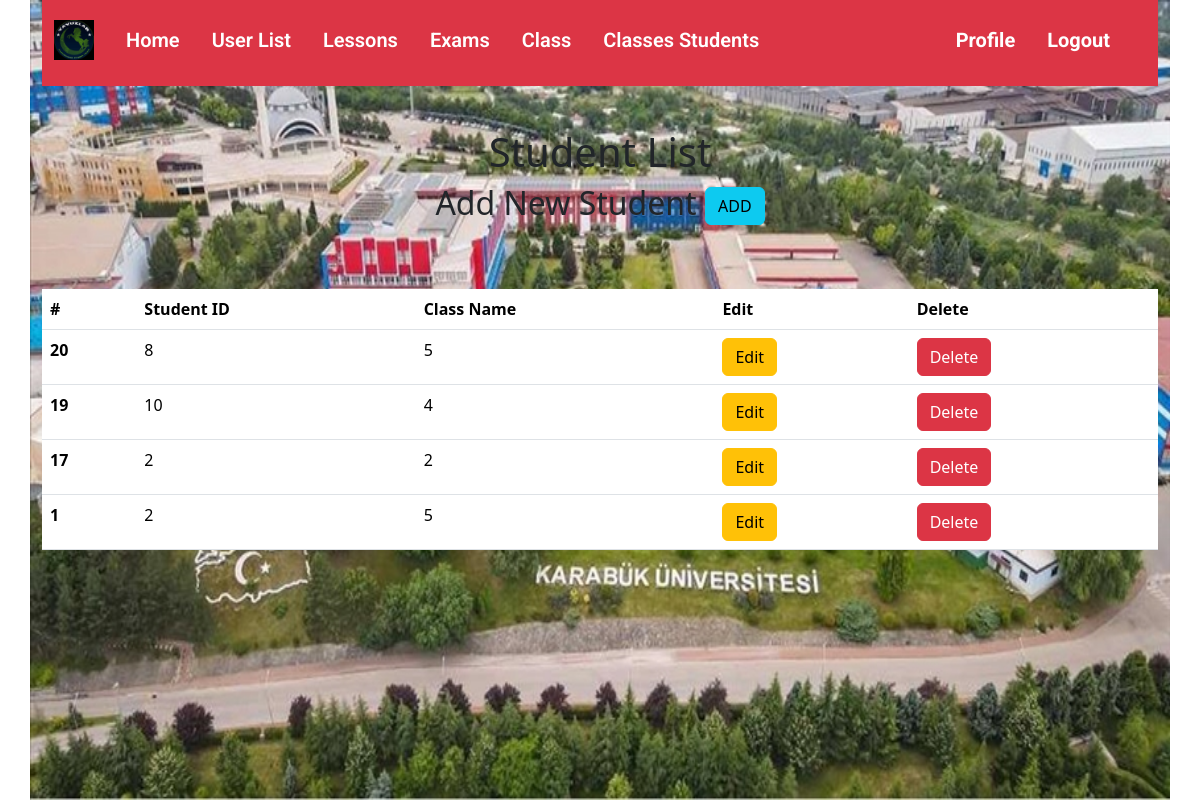
Screenshot of /classesStudents.php (signed in) with the database file from the repository.
### tables this page shows
CREATE TABLE `t_classes_students` (
  `id` int(11) NOT NULL,
  `student_id` int(11) NOT NULL,
  `class_id` int(11) NOT NULL
);

### dbconnect.php (called while the page is built, shortened)
<?php
$sName = "db";
$uName = "admin";
$pass = "admin";
$db_name = "obsdb";
try {
    $conn = new PDO("mysql:host=$sName;dbname=$db_name", $uName, $pass);
    $conn->setAttribute(PDO::ATTR_ERRMODE, PDO::ERRMODE_EXCEPTION);
    } catch(PDOException $e) {
    echo "Connection failed: " . $e->getMessage();
exit;
    }
    $usersTable = "t_classes_students";
	$obsdb = $conn->prepare("SELECT * FROM $usersTable ORDER BY id DESC");
	$obsdb->execute();
	$ClassesStudents = $obsdb->fetchAll(PDO::FETCH_ASSOC);
    ?>

### classesStudents.php (the view, shortened to what this page needs)
<?php
include "dbconnect.php";
if (isset($_SESSION['id']) && isset($_SESSION['role']) && (isset($_SESSION['role'])=="admin")) {
?>
<!DOCTYPE html>
<html lang="en">
<head>
    <link rel="stylesheet" href="CSS/style.css">
    <link href="https://cdn.jsdelivr.net/npm/bootstrap@5.3.2/dist/css/bootstrap.min.css" rel="stylesheet">
</head>
<body>
    <div class="container container-plus">
        <?php
        include("include/navbar.php");
        ?>
        <div class="row justify-content-center  mt-5">
            <div class="col-md-8">
                <div class="text-center">
                    <h1>Student List</h1>
                    <h2><p>Add New Student <a href="AddclassesStudent.php" class="btn btn-info" role="button" >ADD</a></p></h2>
                </div>
            </div>
        </div>
        <div class="row">
<div class="col-md-12 mt-5">
<div class="table-wrap">
<table class="table">
<thead class="thead-primary">
<tr>
<th>#</th>
<th>Student ID</th>
<th>Class Name</th>
<th>Edit</th>
<th>Delete</th>
</tr>
</thead>
<tbody>
    <?php
    foreach($ClassesStudents as $classStudents){
    ?>
    <tr>
<th scope="row"><?php echo $classStudents["id"]; ?></th>
<td><?php echo $classStudents["student_id"]; ?></td>
<td><?php echo $classStudents["class_id"]; ?></td>
<td><a href="EditclassesStudents.php?id=<?php echo $classStudents["id"]; ?>" class="btn btn-block btn-warning">Edit</a></td>
<td><a href="app/ClassesStudents/deleteclassesStudents.php?id=<?php echo $classStudents["id"]; ?>" class="btn btn-block btn-danger">Delete</a></td>
</tr>
    <?php
    }
    ?>
</tbody>
</table>
</div>
</div>
</div>
        </div>
</body>
</html>
<?php } else {
    header("Location: login.php");
    exit;
} ?>

### include/navbar.php (shortened to what this page needs)
  <link rel="stylesheet" href="CSS/style.css">
<nav class="navbar navbar-expand-lg bg-light"
  	     id="homeNav">
  <div class="container-fluid bg-danger">
    <a class="navbar-brand" href="#">
    	<img src="img/yavuzlar.jpg" width="40">
    </a>
    <div class="collapse navbar-collapse" id="navbarSupportedContent">
      <ul class="navbar-nav me-auto mb-2 mb-lg-0">
        <li class="nav-item">
          <a class="nav-link fw-semibold" aria-current="page" href="home.php">Home</a>
        </li>
              <?php
              if((isset($_SESSION['role']) == "admin")){
              ?>
		<li class="nav-item">
          <a class="nav-link fw-semibold" href="userlist.php">User List</a>
        </li>
              <?php
              }
              ?>
		<li class="nav-item">
          <a class="nav-link fw-semibold" href="listlesson.php">Lessons</a>
        </li>
		<li class="nav-item">
          <a class="nav-link fw-semibold" href="listExam.php">Exams</a>
        </li>
		<li class="nav-item">
          <a class="nav-link fw-semibold" href="listClass.php">Class</a>
        </li>
		<li class="nav-item">
          <a class="nav-link fw-semibold" href="classesStudents.php">Classes Students</a>
        </li>
      </ul>
      <ul class="navbar-nav me-right mb-2 mb-lg-0">
	  <li class="nav-item">
          <a class="nav-link fw-bolder" href="profile.php">Profile</a>
        </li>
      	<li class="nav-item">
          <a class="nav-link fw-bolder" href="app/logout.php">Logout</a>
        </li>
      </ul>
  </div>
    </div>
</nav>

### CSS/style.css (style rules this page uses)
* { margin:0; padding:0; }
.container-plus { background:url(../img/image.jpg); height: 100vh; background-size: 100% 100%; }
.navbar { width: 100%; height: 80px; background: rgba(247, 8, 8, 0.911); }
.navbar ul { float:right; margin-right: 20px; }
.navbar ul li { list-style: none; display: inline-block; margin: 0 8px; line-height: 80px; }
.navbar ul li a { color:white; text-decoration: none; font-size: 20px; padding: 6px 13px; font-family: Roboto; }

### rows the page displays
t_classes_students: id "20", student "8", class "5"
t_classes_students: id "19", student "10", class "4"
t_classes_students: id "17", student "2", class "2"
t_classes_students: id "1", student "2", class "5"
